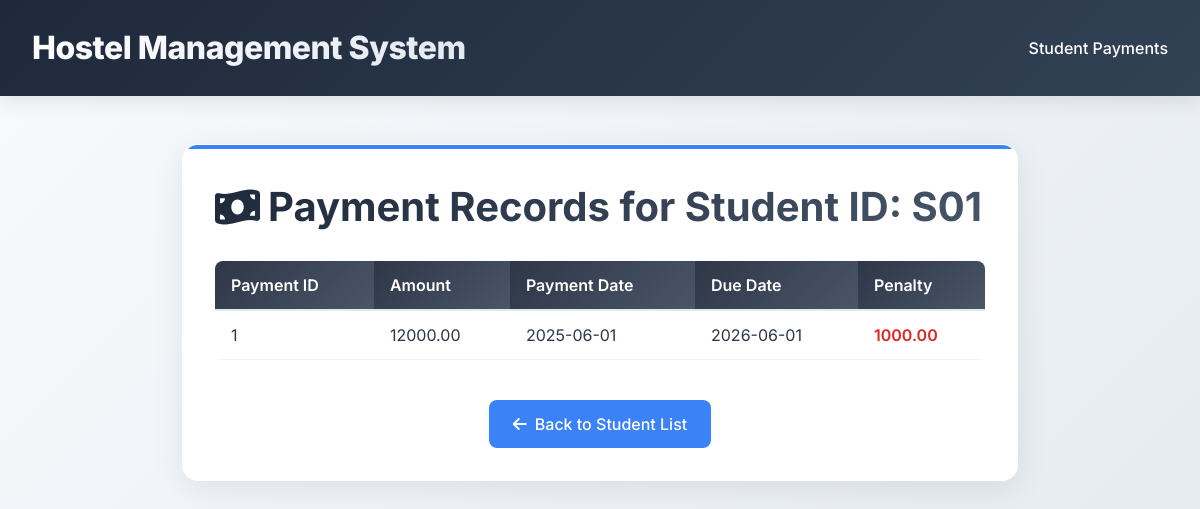
The app's page /view_payment_student.php?id=S01 (signed in) with its own data.
### tables this page shows
CREATE TABLE `payment` (
  `Payment_ID` int(11) NOT NULL,
  `Student_ID` varchar(10) DEFAULT NULL,
  `amount` decimal(10,2) DEFAULT NULL,
  `Payment_date` date DEFAULT NULL,
  `due_date` date DEFAULT NULL,
  `penalty` decimal(10,2) DEFAULT 0.00,
  `month_of_payment` varchar(20) DEFAULT NULL
);

### view_payment_student.php (the view, shortened to what this page needs)
<?php
require 'db_connect.php';
$student_id = $_GET['id'];
$sql = "SELECT Payment_ID, amount, Payment_date, due_date, penalty
        FROM payment
        WHERE Student_ID = ?";
$stmt = $conn->prepare($sql);
$stmt->bind_param("s", $student_id);
$stmt->execute();
$result = $stmt->get_result();
?>
<!DOCTYPE html>
<html lang="en">
<head>
    <link href="https://cdn.jsdelivr.net/npm/tailwindcss@2.2.19/dist/tailwind.min.css" rel="stylesheet">
    <link rel="stylesheet" href="https://cdnjs.cloudflare.com/ajax/libs/font-awesome/6.4.0/css/all.min.css">
</head>
<body>
    <header class="header">
        <div class="flex justify-between items-center max-w-6xl mx-auto">
            <h1>Hostel Management System</h1>
            <div class="flex items-center space-x-4">
                <span class="text-slate-300 font-medium">Student Payments</span>
            </div>
        </div>
    </header>
    <div class="dashboard-container">
        <div class="glass-card">
            <div class="mb-4 text-center">
                <h2 class="welcome-title">
                    <i class="fas fa-money-bill-wave text-yellow-500"></i>
                    Payment Records for Student ID: <?php echo htmlspecialchars($student_id); ?>
                </h2>
            </div>
            <div class="table-container">
                <table>
                    <tr>
                        <th>Payment ID</th>
                        <th>Amount</th>
                        <th>Payment Date</th>
                        <th>Due Date</th>
                        <th>Penalty</th>
                    </tr>
                    <?php if ($result->num_rows > 0): ?>
                        <?php while ($row = $result->fetch_assoc()): ?>
                            <tr>
                                <td><?php echo htmlspecialchars($row['Payment_ID']); ?></td>
                                <td><?php echo htmlspecialchars($row['amount']); ?></td>
                                <td><?php echo htmlspecialchars($row['Payment_date']); ?></td>
                                <td><?php echo htmlspecialchars($row['due_date']); ?></td>
                                <td>
                                    <?php if ($row['penalty'] && $row['penalty'] > 0): ?>
                                        <span class="penalty-amount"><?php echo htmlspecialchars($row['penalty']); ?></span>
                                    <?php else: ?>
                                        <span class="no-penalty">No Penalty</span>
                                    <?php endif; ?>
                                </td>
                            </tr>
                        <?php endwhile; ?>
                    <?php else: ?>
                        <tr>
                            <td colspan="5" class="text-center text-slate-600 py-4">No payment records found for this student.</td>
                        </tr>
                    <?php endif; ?>
                </table>
            </div>
            <div class="mt-4 text-center">
                <a href="view_students.php" class="card-button">
                    <i class="fas fa-arrow-left"></i>
                    Back to Student List
                </a>
            </div>
        </div>
    </div>
</body>
</html>

### view_payment_student.php (style rules this page uses)
body { font-family: 'Inter', sans-serif; margin: 0; background: linear-gradient(135deg, #f8fafc 0%, #e2e8f0 100%); min-height: 100vh; }
.header { background: linear-gradient(135deg, #1e293b, #334155); color: white; padding: 1.5rem 2rem; box-shadow: 0 4px 20px rgba(0, 0, 0, 0.1); position: fixed; top: 0; left: 0; right: 0; z-index: 10; }
.header h1 { font-size: 2rem; font-weight: 800; letter-spacing: -0.5px; background: linear-gradient(135deg, #ffffff, #e2e8f0); -webkit-background-clip: text; -webkit-text-fill-color: transparent; background-clip: text; margin: 0; }
.dashboard-container { max-width: 900px; margin: 0 auto; padding: 2rem; margin-top: 7rem; }
.glass-card { background: white; border-radius: 16px; padding: 2rem; box-shadow: 0 8px 32px rgba(0, 0, 0, 0.08); border: 1px solid rgba(255, 255, 255, 0.2); transition: all 0.3s cubic-bezier(0.4, 0, 0.2, 1); position: relative; overflow: hidden; }
.glass-card::before { content: ''; position: absolute; top: 0; left: 0; right: 0; height: 4px; background: #3b82f6; }
.welcome-title { background: linear-gradient(135deg, #1e293b, #475569); -webkit-background-clip: text; -webkit-text-fill-color: transparent; background-clip: text; font-size: 2.5rem; font-weight: 700; margin-bottom: 1rem; display: flex; align-items: center; gap: 0.5rem; }
.table-container { margin-top: 1.5rem; overflow-x: auto; }
table { width: 100%; border-collapse: collapse; background: white; border-radius: 8px; overflow: hidden; }
th { background: linear-gradient(135deg, #2d3748, #4a5568); color: white; font-weight: 600; padding: 0.75rem 1rem; text-align: left; border-bottom: 2px solid #e2e8f0; }
td { padding: 0.75rem 1rem; text-align: left; border-bottom: 1px solid #edf2f7; color: #2d3748; }
.penalty-amount { color: #dc2626; font-weight: 600; }
.card-button { background: #3b82f6; color: white; padding: 0.75rem 1.5rem; border-radius: 8px; text-decoration: none; font-weight: 500; transition: all 0.3s ease; display: inline-flex; align-items: center; gap: 0.5rem; margin-top: 1.5rem; justify-content: center; }

### records on screen
payment: Payment_ID "1", amount "12000.00", Payment_date "2025-06-01", due_date "2026-06-01", penalty "1000.00"

### other values on screen
$student_id "S01"
